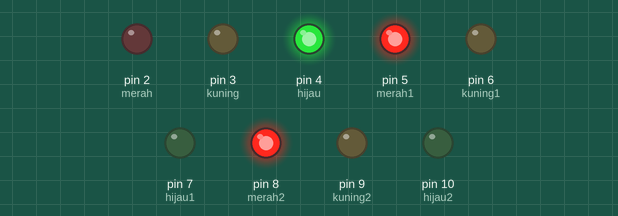
Recording of a sketch running on a simulated Arduino Uno, built with avr-gcc and run on an emulated ATmega328P. Parts: output pins drawn as LEDs (lit = HIGH).

Above: at 5.5 s.
At 10.5 s:
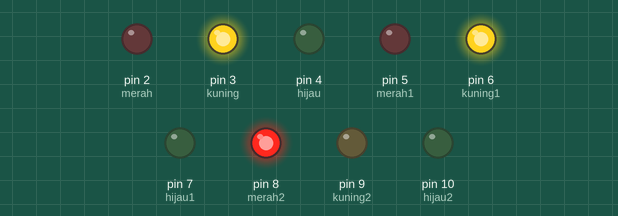
At 15.5 s:
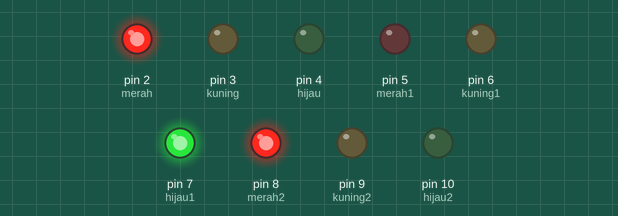
At 20.5 s:
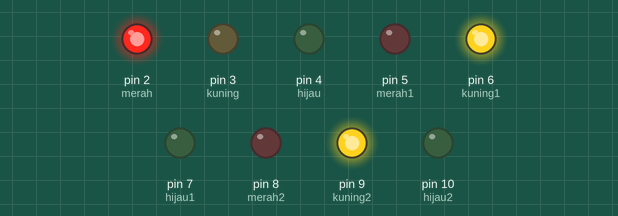
At 25.5 s:
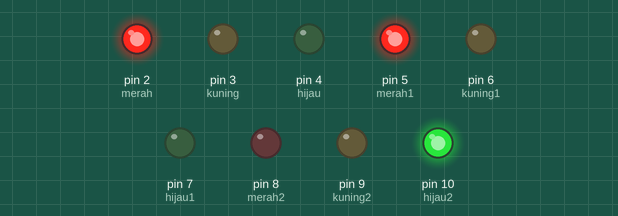
At 30.5 s:
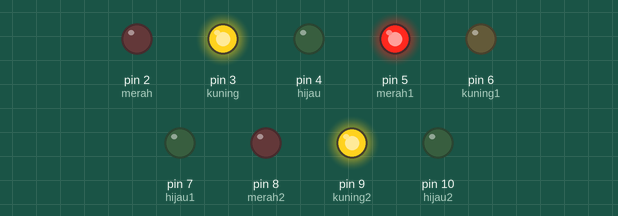
Timing chart, 0 to 42.0 s (numbered marks = the images above):
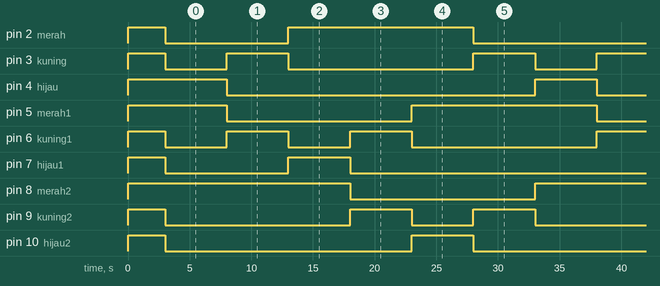

Measured:
- by itself, pin 2 (merah): repeats every 30.0 s: HIGH 15.0 s, LOW 15.0 s
- by itself, pin 3 (kuning): repeats every 30.0 s: HIGH 5.0 s, LOW 15.0 s, HIGH 5.0 s, LOW 5.0 s
- by itself, pin 4 (hijau): alternates HIGH for 5.0 s and LOW for 25.0 s
- by itself, pin 5 (merah1), pin 8 (merah2): alternates HIGH for 15.0 s and LOW for 15.0 s
- by itself, pin 6 (kuning1), pin 9 (kuning2): repeats every 30.0 s: HIGH 5.0 s, LOW 5.0 s, HIGH 5.0 s, LOW 15.0 s
- by itself, pin 7 (hijau1), pin 10 (hijau2): repeats every 30.0 s: HIGH 5.0 s, LOW 25.0 s

The sketch:

trafic_light_tamplate.ino
```cpp
// deklarasi variable pin
const int merah = 2, kuning = 3, hijau = 4, merah1 = 5, kuning1= 6, hijau1 = 7, merah2 = 8, kuning2 = 9, hijau2 = 10;


void setup(){
// deklarasi mode pin I/O

//trafic 1
pinMode(merah,OUTPUT);
pinMode(kuning,OUTPUT);
pinMode(hijau,OUTPUT);

//trafic 2
pinMode(merah1,OUTPUT);
pinMode(kuning1,OUTPUT);
pinMode(hijau1,OUTPUT);

//trafic 3
pinMode(merah2,OUTPUT);
pinMode(kuning2,OUTPUT);
pinMode(hijau2,OUTPUT);

//greting (optional)
greting();

//inisialisasi pin merah
travic(1,0,0,1);
travic(1,0,0,2);
travic(1,0,0,3);
}

void loop(){
// main loop(program utama)
// mwrah kuning hijau


//toggle
travic(0,0,1,1);
travic(1,0,0,3);
delay(5000);

//transisi
travic(0,1,0,1);
travic(0,1,0,2);
delay(5000);

//toggle
travic(1,0,0,1);
travic(0,0,1,2);
delay(5000);


//transisi
travic(0,1,0,2);
travic(0,1,0,3);
delay(5000);

//toggle
travic(1,0,0,2);
travic(0,0,1,3);
delay(5000);

//transisi
travic(0,1,0,3);
travic(0,1,0,1);
delay(5000);


//looping

}


// fungsi untuk mematikan dan menyalakan lampu dengan cepat
// Param 1: kondisi led merah
// Param 2: kondisi led kuning
// Param 3: kondisi led hijau
// Param 4: alamat dari trafic ligh yg akan di nyalakan (1,2,3)

void travic(bool red, bool yelow, bool green, int addres){
switch(addres){
  case 1:
if(red == 1)digitalWrite(merah,1);
else{ digitalWrite(merah,0);}

if(yelow == 1)digitalWrite(kuning,1);
else{ digitalWrite(kuning,0);}

if(green == 1)digitalWrite(hijau,1);
else{ digitalWrite(hijau,0);}
  break;


  case 2:
  if(red == 1)digitalWrite(merah1,1);
else{ digitalWrite(merah1,0);}

if(yelow == 1)digitalWrite(kuning1,1);
else{ digitalWrite(kuning1,0);}

if(green == 1)digitalWrite(hijau1,1);
else{ digitalWrite(hijau1,0);}
  break;


  case 3:
if(red == 1)digitalWrite(merah2,1);
else{ digitalWrite(merah2,0);}

if(yelow == 1)digitalWrite(kuning2,1);
else{ digitalWrite(kuning2,0);}

if(green == 1)digitalWrite(hijau2,1);
else{ digitalWrite(hijau2,0);}
  break;


  default:
  break;
}
}


void greting(){
// menyala selama 3 detik
  //trafic 1
digitalWrite(merah,1);
digitalWrite(kuning,1);
digitalWrite(hijau,1);
 //trafic 2
digitalWrite(merah1,1);
digitalWrite(kuning1,1);
digitalWrite(hijau1,1);
//trafic 3
digitalWrite(merah2,1);
digitalWrite(kuning2,1);
digitalWrite(hijau2,1);
delay(3000);

//reset semua led
  //trafic 1
digitalWrite(merah,0);
digitalWrite(kuning,0);
digitalWrite(hijau,0);
 //trafic 2
digitalWrite(merah1,0);
digitalWrite(kuning1,0);
digitalWrite(hijau1,0);
//trafic 3
digitalWrite(merah2,0);
digitalWrite(kuning2,0);
digitalWrite(hijau2,0);
}
```
